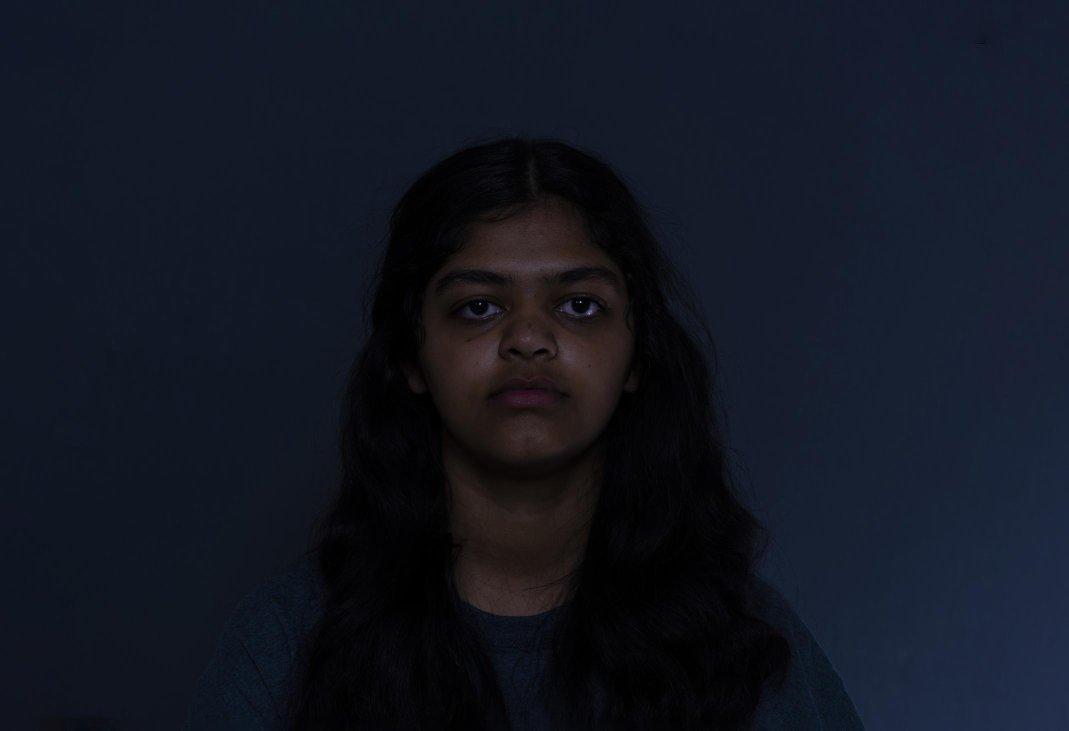
%> input picture Experiment/Images_PILOT/Face10_L.jpg, 2138 x 1462 px (shown at 1/2 size); its folder holds only this picture in this run
$ octave Test_Degamma.m   (GNU Octave 9; MATLAB toolbox functions it lacks are replaced by stand-ins)
%> lines starting %> are read from the running program, lines starting %| are printed output that depends on the picture
list = dir([pwd filesep 'Images_PILOT' filesep 'Face*.jpg']);

img_adj = repmat({zeros(1080,1920,3,'uint8')},2,5);

for i = 1:numel(list)
    img = imread([list(i).folder filesep list(i).name]);
%> img is the input picture: size 1462x2138x3 uint8; mean R, G, B 18.3, 22.4, 33.8
    img = imresize(img,[1080 1920]);
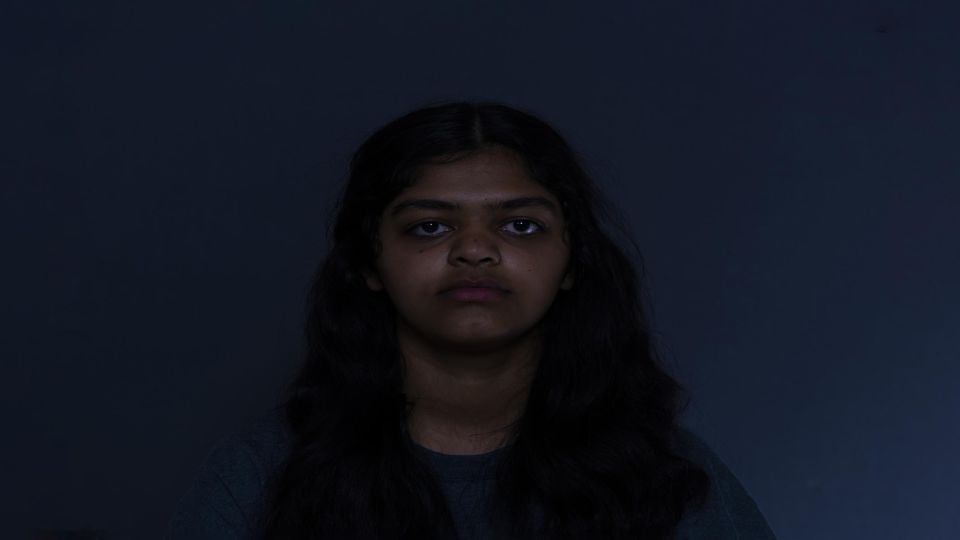
%> img: size 1080x1920x3 uint8 (shown at 1/2 size); mean R, G, B 18.3, 22.4, 33.8

    if i==1
        img = imadjust(img,[],[],1/log(2.2));
        zone = img(1:100,1:100,:);
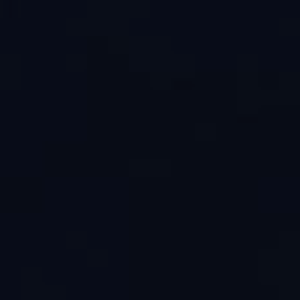
%> zone: size 100x100x3 uint8 (shown 3 times larger); mean R, G, B 8.2, 12.2, 23
        zone_colout_target = squeeze(mean(mean(zone)));
%> zone_colout_target = [8.16; 12.15; 23.03]
    else
        gammas = [1 : 0.05 : 2];
        for g = 1:length(gammas)
            img_test = imadjust(img,[],[],gammas(g));
            zone = img_test(1:100,1:100,:);
            zone_colout = squeeze(mean(mean(zone)));
            zone_diff(g) = pdist([zone_colout'; zone_colout_target']);
        end
        [~,g] = min(zone_diff);
        img = imadjust(img,[],[],gammas(g));
    end

    img_adj{i} = img;

end

img = cell2mat(img_adj);
imshow(img);
axis image

$ run again, on Experiment/Images_PILOT/Face11_L.jpg
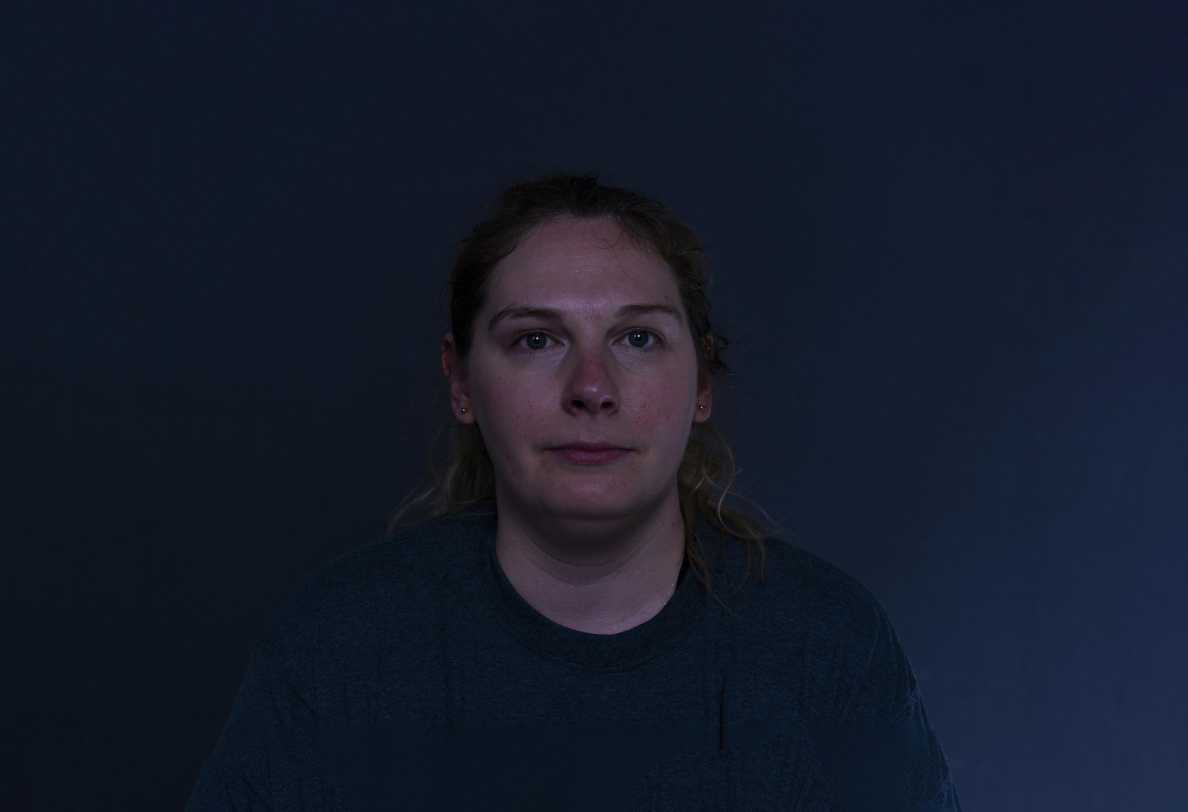
%> input picture Experiment/Images_PILOT/Face11_L.jpg, 2375 x 1624 px (shown at 1/2 size)
%> img is the input picture: size 1624x2375x3 uint8; mean R, G, B 20.9, 27.3, 42.2
%> `img = imresize(img,[1080 1920]);`:
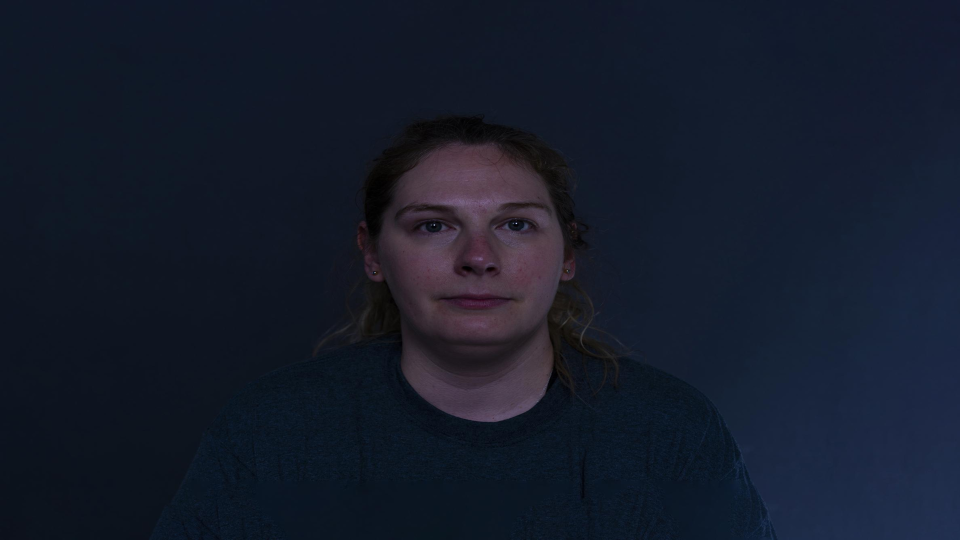
%> img: size 1080x1920x3 uint8 (shown at 1/2 size); mean R, G, B 20.9, 27.3, 42.2
%> `img = imadjust(img,[],[],1/log(2.2));`:
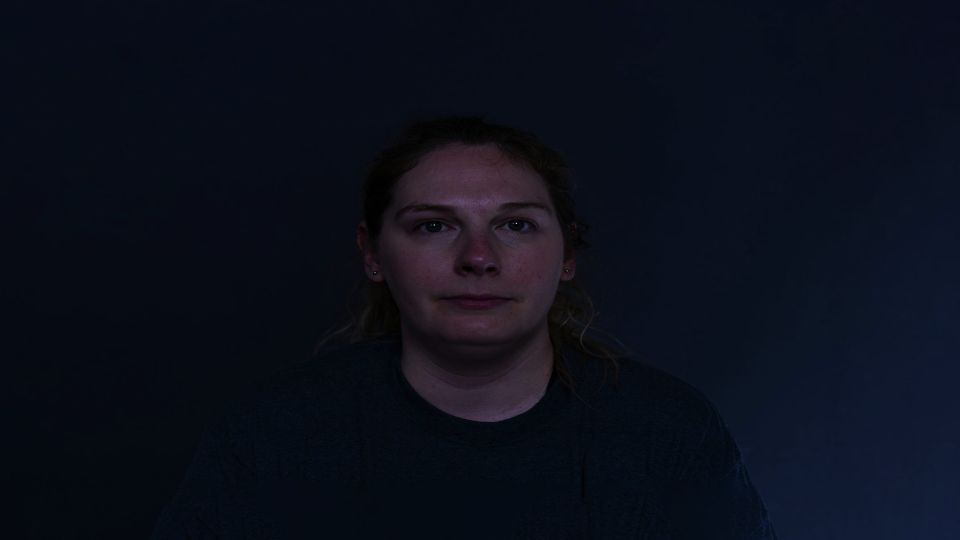
%> img: size 1080x1920x3 uint8 (shown at 1/2 size); mean R, G, B 11.4, 15.3, 26.5
%> zone_colout_target = [7.35; 12.65; 23.76]

$ run again, on Experiment/Images_PILOT/Face11_R.jpg
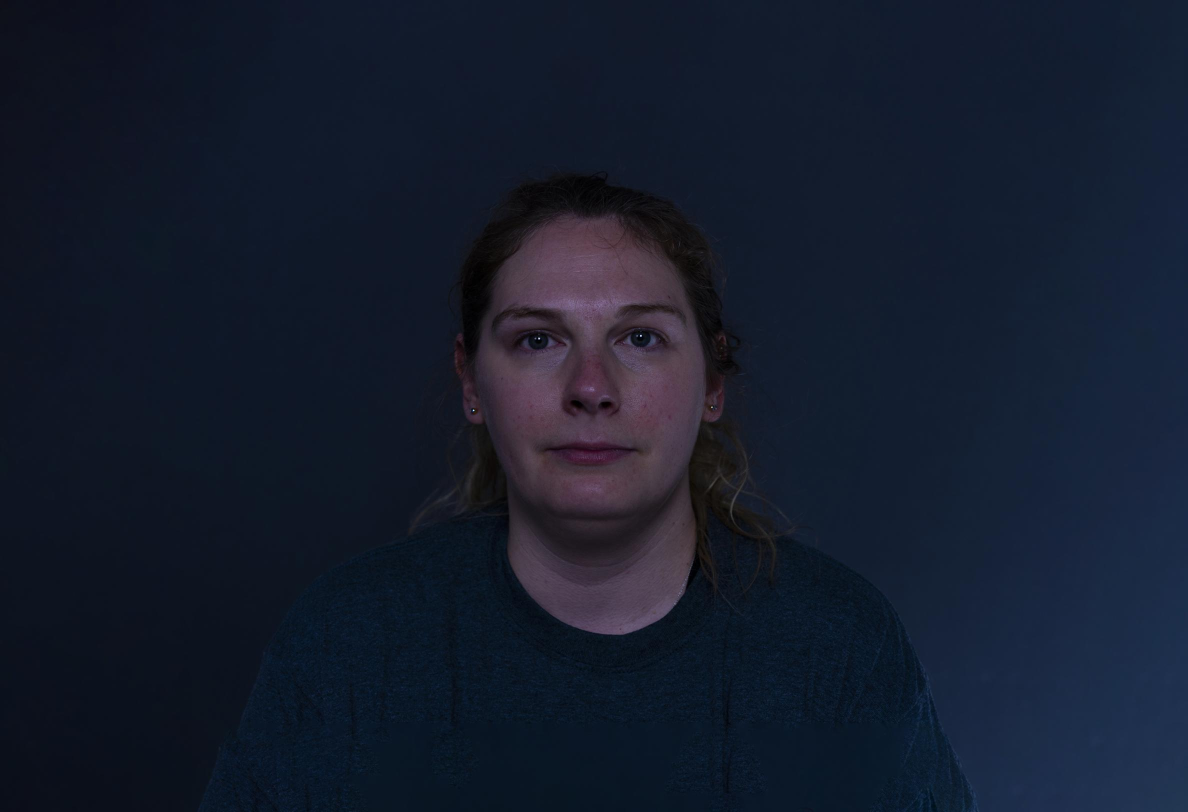
%> input picture Experiment/Images_PILOT/Face11_R.jpg, 2375 x 1624 px (shown at 1/2 size)
%> img is the input picture: size 1624x2375x3 uint8; mean R, G, B 20.7, 28.1, 44.1
%> `img = imresize(img,[1080 1920]);`:
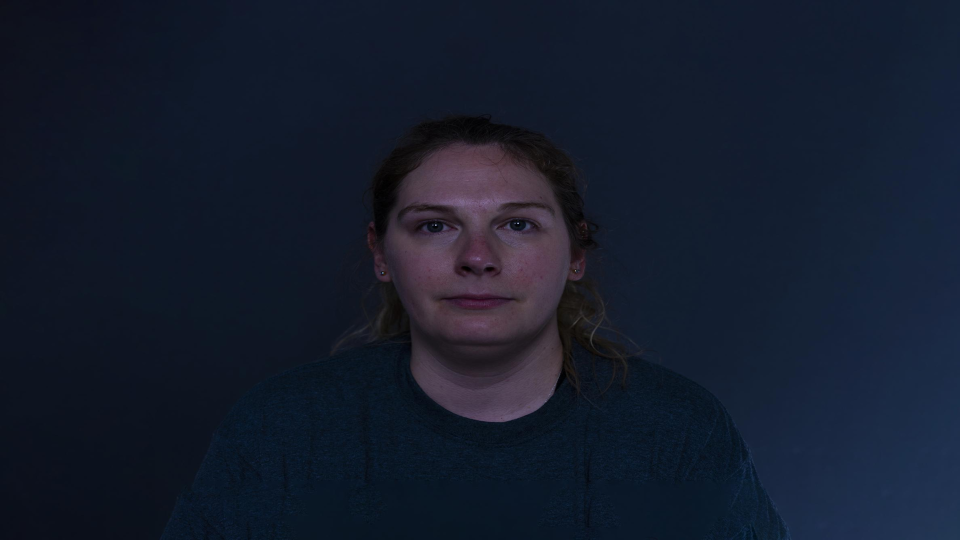
%> img: size 1080x1920x3 uint8 (shown at 1/2 size); mean R, G, B 20.7, 28.1, 44.1
%> `img = imadjust(img,[],[],1/log(2.2));`:
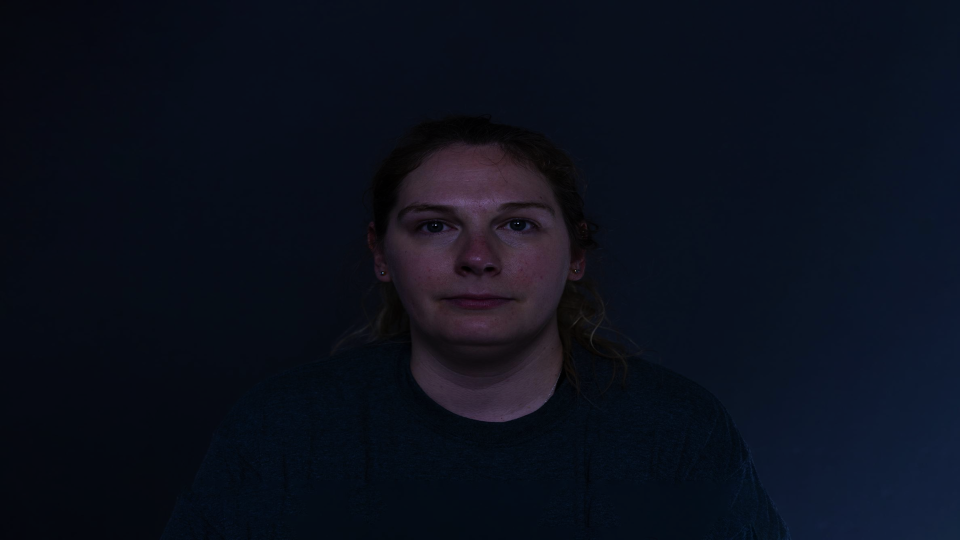
%> img: size 1080x1920x3 uint8 (shown at 1/2 size); mean R, G, B 11.3, 15.8, 28
%> zone_colout_target = [6.18; 8.29; 15.88]
